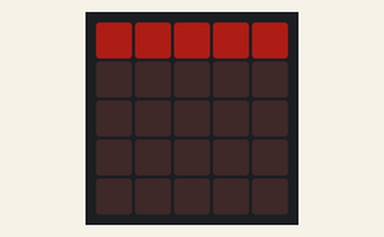
This program was run on a simulated BBC micro:bit (MakeCode). Parts: the board's 5×5 LED display. Dim RGB values are drawn brighter than linear.

Above: at 0.15 s.
At 0.75 s:
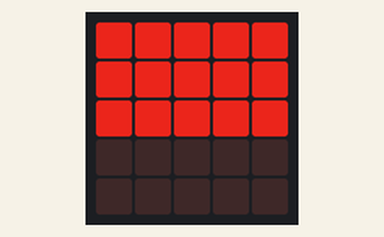
At 1.35 s:
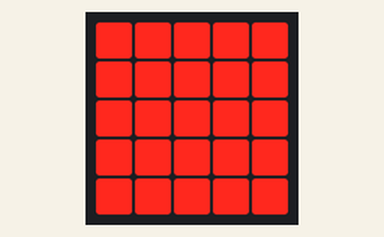

Measured:
- by itself, everything shown: repeats every 1.5 s, in 6 steps

The program:

main.ts
```typescript
let fényerő = 0
loops.everyInterval(500, function () {
    fényerő = 50
    for (let sor = 0; sor <= 4; sor++) {
        for (let oszlop = 0; oszlop <= 4; oszlop++) {
            led.setBrightness(fényerő)
            led.plot(oszlop, sor)
        }
        basic.pause(300)
        fényerő += 70
    }
    basic.clearScreen()
})
```

test.ts
```typescript
// ide kerülnek a tesztek; a rendszer ezt nem kompilálja, ha a csomagot bővítményként használják.
```
